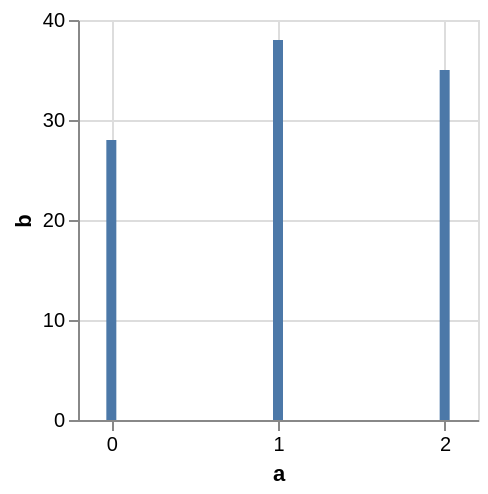

Describe this chart as a Vega-Lite specification.
### Vega specification from a JSON file in a GitHub repository (floating-point values rounded to 4 significant figures)
{"$schema": "https://vega.github.io/schema/vega/v5.json", "description": "A simple bar chart with integer axis.", "background": "white", "padding": 5, "width": 200, "height": 200, "style": "cell", "data": [{"name": "source_0", "values": [{"a": 0, "b": 28}, {"a": 1, "b": 38}, {"a": 2, "b": 35}]}, {"name": "data_0", "source": "source_0", "transform": [{"type": "stack", "groupby": ["a"], "field": "b", "sort": {"field": [], "order": []}, "as": ["b_start", "b_end"], "offset": "zero"}, {"type": "filter", "expr": "isValid(datum[\"a\"]) && isFinite(+datum[\"a\"]) && isValid(datum[\"b\"]) && isFinite(+datum[\"b\"])"}]}], "marks": [{"name": "marks", "type": "rect", "style": ["bar"], "from": {"data": "data_0"}, "encode": {"update": {"fill": {"value": "#4c78a8"}, "ariaRoleDescription": {"value": "bar"}, "description": {"signal": "\"a: \" + (format(datum[\"a\"], \"d\")) + \"; b: \" + (format(datum[\"b\"], \"\"))"}, "xc": {"scale": "x", "field": "a"}, "width": {"value": 5}, "y": {"scale": "y", "field": "b_end"}, "y2": {"scale": "y", "field": "b_start"}}}}], "scales": [{"name": "x", "type": "linear", "domain": {"data": "data_0", "field": "a"}, "range": [0, {"signal": "width"}], "nice": true, "zero": false, "padding": 5}, {"name": "y", "type": "linear", "domain": {"data": "data_0", "fields": ["b_start", "b_end"]}, "range": [{"signal": "height"}, 0], "nice": true, "zero": true}], "axes": [{"scale": "x", "orient": "bottom", "gridScale": "y", "grid": true, "tickCount": {"signal": "ceil(width/40)"}, "tickMinStep": 1, "domain": false, "labels": false, "aria": false, "maxExtent": 0, "minExtent": 0, "ticks": false, "zindex": 0}, {"scale": "y", "orient": "left", "gridScale": "x", "grid": true, "tickCount": {"signal": "ceil(height/40)"}, "domain": false, "labels": false, "aria": false, "maxExtent": 0, "minExtent": 0, "ticks": false, "zindex": 0}, {"scale": "x", "orient": "bottom", "grid": false, "title": "a", "format": "d", "labelFlush": true, "labelOverlap": true, "tickCount": {"signal": "ceil(width/40)"}, "tickMinStep": 1, "zindex": 0}, {"scale": "y", "orient": "left", "grid": false, "title": "b", "labelOverlap": true, "tickCount": {"signal": "ceil(height/40)"}, "zindex": 0}]}
